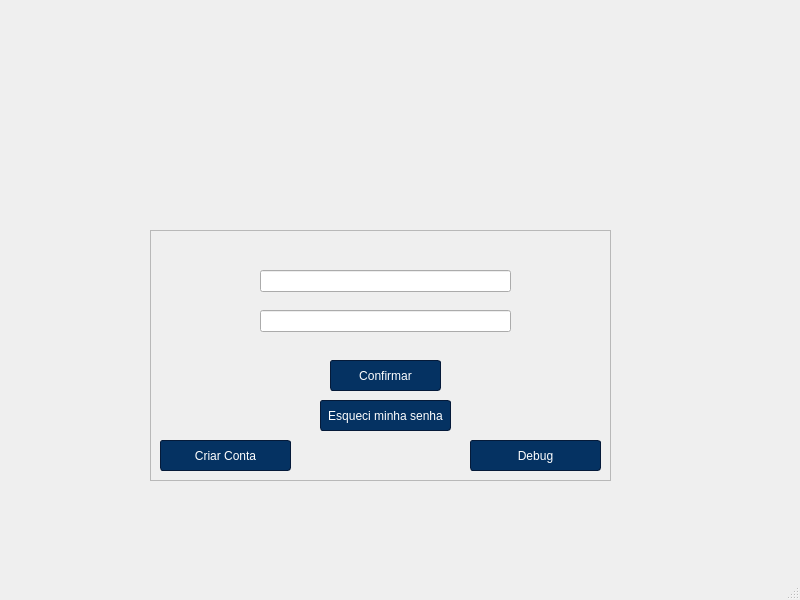
<?xml version="1.0" encoding="UTF-8"?>
<ui version="4.0">
 <class>LoginWindow</class>
 <widget class="QMainWindow" name="LoginWindow">
  <property name="geometry">
   <rect>
    <x>0</x>
    <y>0</y>
    <width>800</width>
    <height>600</height>
   </rect>
  </property>
  <property name="windowTitle">
   <string>MainWindow</string>
  </property>
  <property name="styleSheet">
   <string notr="true"/>
  </property>
  <widget class="QWidget" name="centralwidget">
   <widget class="QLabel" name="label">
    <property name="geometry">
     <rect>
      <x>300</x>
      <y>20</y>
      <width>171</width>
      <height>171</height>
     </rect>
    </property>
    <property name="text">
     <string/>
    </property>
    <property name="pixmap">
     <pixmap resource="Resourcers.qrc">:/images/images/Estampa.png</pixmap>
    </property>
    <property name="scaledContents">
     <bool>true</bool>
    </property>
   </widget>
   <widget class="QFrame" name="frame">
    <property name="geometry">
     <rect>
      <x>150</x>
      <y>230</y>
      <width>461</width>
      <height>251</height>
     </rect>
    </property>
    <property name="styleSheet">
     <string notr="true">
background-color: rgba(5, 50, 98,0.2);
QPushButton::hover
{
	background-color: #8399ff;
	color: #ffffff;
	border-style: solid;
	border-width: 1px;
	border-radius: 3px;
	border-color: #051a39;
	padding: 5px;

}</string>
    </property>
    <property name="frameShape">
     <enum>QFrame::Shape::StyledPanel</enum>
    </property>
    <property name="frameShadow">
     <enum>QFrame::Shadow::Raised</enum>
    </property>
    <widget class="QLineEdit" name="lineEdit_Username">
     <property name="geometry">
      <rect>
       <x>110</x>
       <y>40</y>
       <width>251</width>
       <height>22</height>
      </rect>
     </property>
     <property name="styleSheet">
      <string notr="true">color: rgb(255, 255, 255);</string>
     </property>
     <property name="alignment">
      <set>Qt::AlignmentFlag::AlignCenter</set>
     </property>
     <property name="placeholderText">
      <string>Usuário</string>
     </property>
    </widget>
    <widget class="QPushButton" name="pushButton_Login">
     <property name="geometry">
      <rect>
       <x>180</x>
       <y>130</y>
       <width>111</width>
       <height>31</height>
      </rect>
     </property>
     <property name="styleSheet">
      <string notr="true">QPushButton
{
	background-color: #053262;
	color: #ffffff;
	border-style: solid;
	border-width: 1px;
	border-radius: 3px;
	border-color: #051a39;
	padding: 5px;

}


QPushButton::disabled
{
	background-color: #404040;
	color: #656565;
	border-color: #051a39;

}


QPushButton::hover
{
	background-color: #8399ff;
	color: #ffffff;
	border-style: solid;
	border-width: 1px;
	border-radius: 3px;
	border-color: #051a39;
	padding: 5px;

}


QPushButton::pressed
{
	background-color: #4969ff;
	color: #ffffff;
	border-style: solid;
	border-width: 1px;
	border-radius: 3px;
	border-color: #051a39;
	padding: 5px;

}</string>
     </property>
     <property name="text">
      <string>Confirmar</string>
     </property>
    </widget>
    <widget class="QLineEdit" name="lineEdit_Password">
     <property name="geometry">
      <rect>
       <x>110</x>
       <y>80</y>
       <width>251</width>
       <height>22</height>
      </rect>
     </property>
     <property name="styleSheet">
      <string notr="true">color: rgb(255, 255, 255);</string>
     </property>
     <property name="alignment">
      <set>Qt::AlignmentFlag::AlignCenter</set>
     </property>
     <property name="placeholderText">
      <string>Senha</string>
     </property>
    </widget>
    <widget class="QPushButton" name="pushButton_ForgetPass">
     <property name="geometry">
      <rect>
       <x>170</x>
       <y>170</y>
       <width>131</width>
       <height>31</height>
      </rect>
     </property>
     <property name="styleSheet">
      <string notr="true">QPushButton
{
	background-color: #053262;
	color: #ffffff;
	border-style: solid;
	border-width: 1px;
	border-radius: 3px;
	border-color: #051a39;
	padding: 5px;

}


QPushButton::disabled
{
	background-color: #404040;
	color: #656565;
	border-color: #051a39;

}


QPushButton::hover
{
	background-color: #8399ff;
	color: #ffffff;
	border-style: solid;
	border-width: 1px;
	border-radius: 3px;
	border-color: #051a39;
	padding: 5px;

}


QPushButton::pressed
{
	background-color: #4969ff;
	color: #ffffff;
	border-style: solid;
	border-width: 1px;
	border-radius: 3px;
	border-color: #051a39;
	padding: 5px;

}</string>
     </property>
     <property name="text">
      <string>Esqueci minha senha</string>
     </property>
    </widget>
    <widget class="QPushButton" name="pushButton_CreateAccount">
     <property name="geometry">
      <rect>
       <x>10</x>
       <y>210</y>
       <width>131</width>
       <height>31</height>
      </rect>
     </property>
     <property name="styleSheet">
      <string notr="true">QPushButton
{
	background-color: #053262;
	color: #ffffff;
	border-style: solid;
	border-width: 1px;
	border-radius: 3px;
	border-color: #051a39;
	padding: 5px;

}


QPushButton::disabled
{
	background-color: #404040;
	color: #656565;
	border-color: #051a39;

}


QPushButton::hover
{
	background-color: #8399ff;
	color: #ffffff;
	border-style: solid;
	border-width: 1px;
	border-radius: 3px;
	border-color: #051a39;
	padding: 5px;

}


QPushButton::pressed
{
	background-color: #4969ff;
	color: #ffffff;
	border-style: solid;
	border-width: 1px;
	border-radius: 3px;
	border-color: #051a39;
	padding: 5px;

}</string>
     </property>
     <property name="text">
      <string>Criar Conta</string>
     </property>
    </widget>
    <widget class="QPushButton" name="pushButton_Debug">
     <property name="geometry">
      <rect>
       <x>320</x>
       <y>210</y>
       <width>131</width>
       <height>31</height>
      </rect>
     </property>
     <property name="styleSheet">
      <string notr="true">QPushButton
{
	background-color: #053262;
	color: #ffffff;
	border-style: solid;
	border-width: 1px;
	border-radius: 3px;
	border-color: #051a39;
	padding: 5px;

}


QPushButton::disabled
{
	background-color: #404040;
	color: #656565;
	border-color: #051a39;

}


QPushButton::hover
{
	background-color: #8399ff;
	color: #ffffff;
	border-style: solid;
	border-width: 1px;
	border-radius: 3px;
	border-color: #051a39;
	padding: 5px;

}


QPushButton::pressed
{
	background-color: #4969ff;
	color: #ffffff;
	border-style: solid;
	border-width: 1px;
	border-radius: 3px;
	border-color: #051a39;
	padding: 5px;

}</string>
     </property>
     <property name="text">
      <string>Debug</string>
     </property>
    </widget>
   </widget>
   <zorder>frame</zorder>
   <zorder>label</zorder>
  </widget>
  <widget class="QMenuBar" name="menubar">
   <property name="geometry">
    <rect>
     <x>0</x>
     <y>0</y>
     <width>800</width>
     <height>21</height>
    </rect>
   </property>
  </widget>
  <widget class="QStatusBar" name="statusbar"/>
 </widget>
 <resources>
  <include location="Resourcers.qrc"/>
 </resources>
 <connections/>
</ui>
